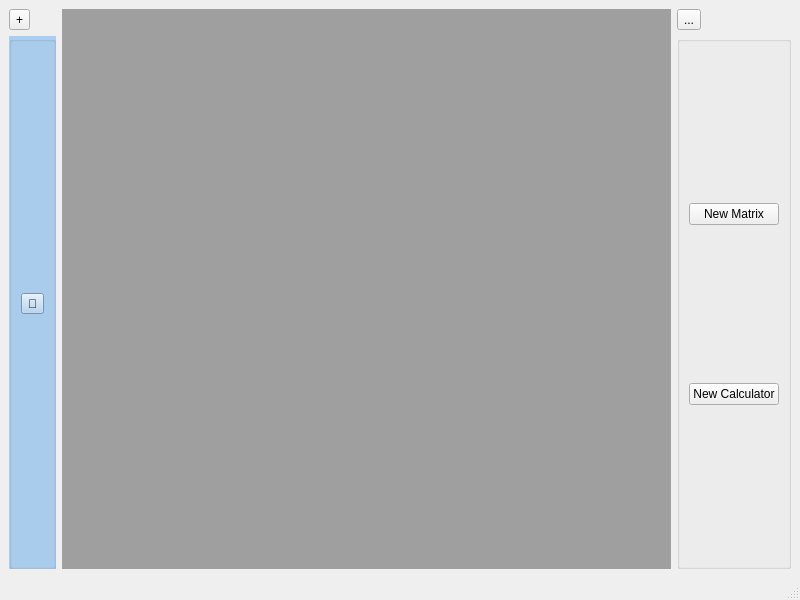
<?xml version="1.0" encoding="UTF-8"?>
<ui version="4.0">
 <class>Grapher</class>
 <widget class="QMainWindow" name="Grapher">
  <property name="geometry">
   <rect>
    <x>0</x>
    <y>0</y>
    <width>800</width>
    <height>600</height>
   </rect>
  </property>
  <property name="sizePolicy">
   <sizepolicy hsizetype="Preferred" vsizetype="Minimum">
    <horstretch>0</horstretch>
    <verstretch>0</verstretch>
   </sizepolicy>
  </property>
  <property name="windowTitle">
   <string>Grapher</string>
  </property>
  <widget class="QWidget" name="centralwidget">
   <property name="styleSheet">
    <string notr="true"/>
   </property>
   <layout class="QGridLayout" name="gridLayout_2">
    <item row="0" column="0">
     <widget class="QToolButton" name="settingsMenuButton">
      <property name="sizePolicy">
       <sizepolicy hsizetype="Fixed" vsizetype="Fixed">
        <horstretch>1</horstretch>
        <verstretch>1</verstretch>
       </sizepolicy>
      </property>
      <property name="cursor">
       <cursorShape>ArrowCursor</cursorShape>
      </property>
      <property name="text">
       <string>+</string>
      </property>
     </widget>
    </item>
    <item row="0" column="1" rowspan="2">
     <widget class="QMdiArea" name="mainArea">
      <property name="styleSheet">
       <string notr="true">background-color: rgb(24, 26, 27);
color: rgb(232, 232, 232);
font: italic 12pt &quot;Ubuntu&quot;;</string>
      </property>
     </widget>
    </item>
    <item row="0" column="2">
     <widget class="QToolButton" name="newMenuButton">
      <property name="text">
       <string>...</string>
      </property>
     </widget>
    </item>
    <item row="1" column="0">
     <widget class="QGroupBox" name="settingsGroupBox">
      <property name="styleSheet">
       <string notr="true">background-color: rgb(171, 205, 239);</string>
      </property>
      <property name="title">
       <string/>
      </property>
      <layout class="QVBoxLayout" name="verticalLayout">
       <item>
        <widget class="QToolButton" name="darkLightThemeButton">
         <property name="text">
          <string>🌙</string>
         </property>
        </widget>
       </item>
      </layout>
     </widget>
    </item>
    <item row="1" column="2">
     <widget class="QGroupBox" name="newGroupBox">
      <property name="sizePolicy">
       <sizepolicy hsizetype="Minimum" vsizetype="MinimumExpanding">
        <horstretch>0</horstretch>
        <verstretch>0</verstretch>
       </sizepolicy>
      </property>
      <property name="title">
       <string/>
      </property>
      <layout class="QGridLayout" name="gridLayout">
       <item row="0" column="0">
        <widget class="QPushButton" name="newMatrixButton">
         <property name="text">
          <string>New Matrix</string>
         </property>
        </widget>
       </item>
       <item row="1" column="0">
        <widget class="QPushButton" name="newCalculatorButton">
         <property name="text">
          <string>New Calculator</string>
         </property>
        </widget>
       </item>
      </layout>
     </widget>
    </item>
   </layout>
  </widget>
  <widget class="QMenuBar" name="menubar">
   <property name="geometry">
    <rect>
     <x>0</x>
     <y>0</y>
     <width>800</width>
     <height>17</height>
    </rect>
   </property>
  </widget>
  <widget class="QStatusBar" name="statusbar"/>
 </widget>
 <resources/>
 <connections/>
</ui>
